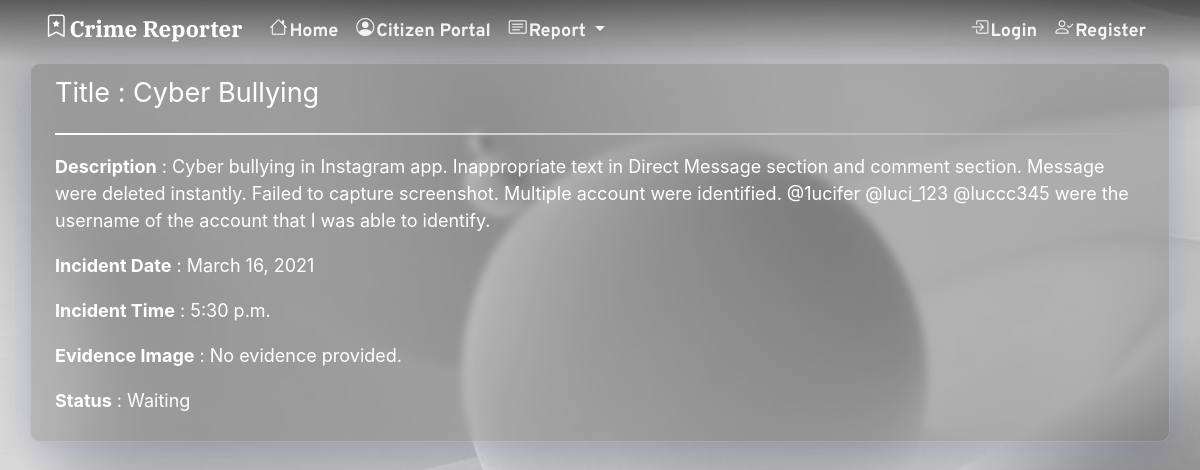
/cyber_detail/1/, run on the app's committed database.
### cyber_report_app/models.py (models this page shows, shortened)
class Cyber_report(models.Model) :
    title = models.CharField(max_length=80, blank=False, unique=True)
    nature_of_crime = models.TextField(max_length=100,blank=False)
    description = models.TextField(max_length=500)
    user = models.ForeignKey(User,null=True,blank=True, on_delete=models.CASCADE)
    timestamp = models.DateTimeField(auto_now_add=True)
    incident_date = models.DateField(blank=False)
    incident_time = models.TimeField(blank=False)
    evidence_img = models.ImageField( blank=True, null=True ,upload_to='images')
    evidence_vid = models.FileField(blank=True, null=True,validators=[file_size])
    status = models.CharField(max_length=21,default="Waiting",null=True, blank=True)

### crime_report/views.py (the view)
# urls.py: path('cyber_detail/<int:my_id>/', cyber_report_detail, name='cyber_detail'),
def cyber_report_detail(request, my_id):
    obj2 = Cyber_report.objects.get(id=my_id)
    context = {
        'object': obj2 ,
    }
    return render(request,"cyber_detail.html", context)

### crime/templates/cyber_detail.html (shortened to what this page needs)
{% extends 'base.html' %}
    {% block content %}
        {% include 'navbar.html' %}
        <div class="container">
            <div class="row report_items p-2">
                <div class="col-12">
                    <legend>Title : {{object.title}}</legend>
                    <p class="one_line">{{object.one_line_desc}}</p>
                    <p class="desc"> <b>Description</b> : {{object.description}}</p>
                    <p class="date"><b>Incident Date</b> : {{object.incident_date}}</p>
                    <p class="time"><b>Incident Time</b> : {{object.incident_time}}</p>
                    {% if object.evidence_img %}
                        <figure>
                            <a href="{{ object.evidence_img.url }}"><img class="img img-thumbnail" src="{{ object.evidence_img.url }}" alt=""></a>
                            <figcaption><p class="d-inline"><b>Evidence Image.</b></p></figcaption>
                          </figure>
                    {% else%}
                        <p><b>Evidence Image</b> : No evidence provided.</p>
                    {% endif %}
                    {% if request.user.is_staff %}
                    <form action="." method="POST">{% csrf_token %}
                        <p class="state"><b>Current Status</b> : {{object.status}}</p>
                        <p class="d-inline"><b>Update Status:</b></p>
                        <input type="text" name="status">
                        <input class="btn btn-info" type="submit" value="Save">
                    </form>
                    {% else %}
                    <p class="state"><b>Status</b> : {{object.status}}</p>
                    {% endif %}
                </div>
            </div>
        </div>
    {% endblock content %}

### crime/templates/base.html (style rules this page uses)
body { background-image:url('/static/image/background10.jpg'); background-repeat: no-repeat; background-size: auto; background-attachment: fixed; background-size: cover; }
.report_items { background: rgba( 0, 0, 0, 0.15 ); box-shadow: 0 8px 32px 0 rgba( 31, 38, 135, 0.20 ); backdrop-filter: blur( 4px ); -webkit-backdrop-filter: blur( 4px ); border-radius: 10px; border: 1px solid rgba( 255, 255, 255, 0.18 ); }
html { font-size: 16px; }
legend { color: white!important; }
@media screen and (min-width: 320px) { html { font-size: calc(16px + 6 * ((100vw - 320px) / 680)); } }
@media screen and (min-width: 1000px) { html { font-size: 18px; } }

### crime/templates/cyber_detail.html (style rules this page uses)
.report_items { background: rgba( 0, 0, 0, 0.15 ); box-shadow: 0 8px 32px 0 rgba( 31, 38, 135, 0.20 ); backdrop-filter: blur( 4px ); -webkit-backdrop-filter: blur( 4px ); border-radius: 10px; border: 1px solid rgba( 255, 255, 255, 0.18 ); }
legend { color: white; }
p { color: white; }
.one_line { color: white; border-bottom: 2px solid; border-image: linear-gradient(45deg, rgb(255,255,255), rgba(0,0,0,0)) 1 ; padding-bottom: 1%; }

### data on the page
Cyber_report: title "Cyber Bullying", description "Cyber bullying in Instagram app. Inappropriate text in Direct Message section and comment section. Message were deleted instantly. Failed to capture screenshot. Multiple account were identified. @1ucifer @luci_123 @luccc345 were the username of the account that I was able to identify.", incident_date "March 16, 2021", incident_time "5:30 p.m.", status "Waiting"
